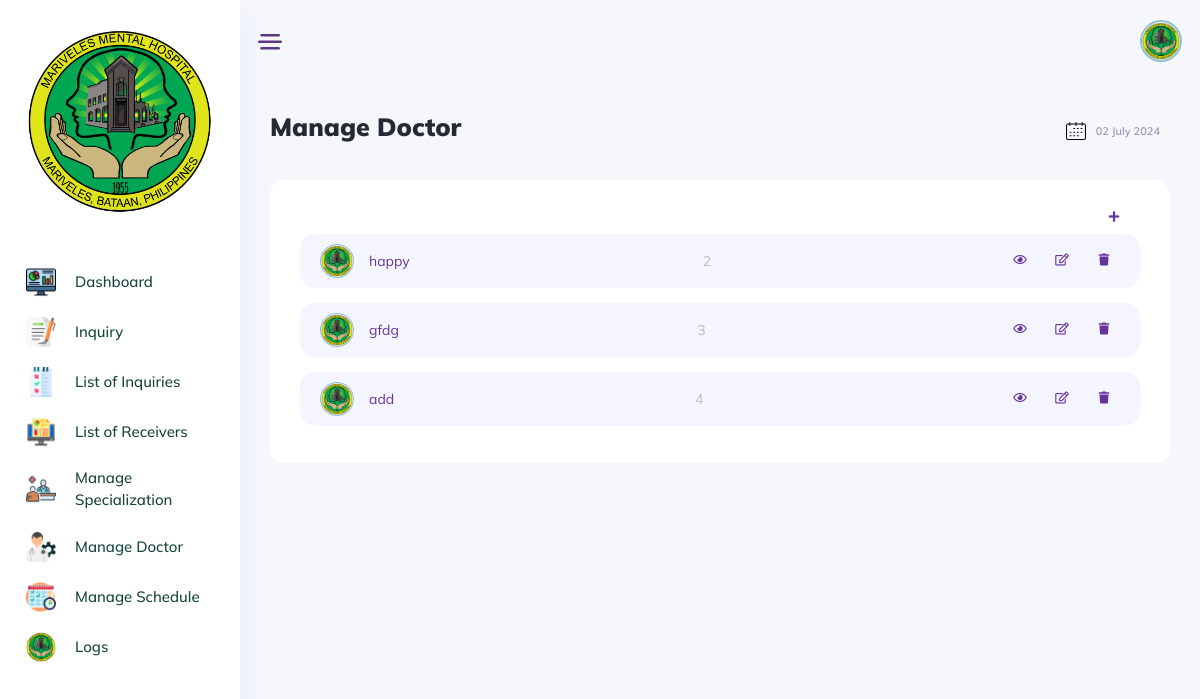
Page /etc/old/list.php (signed in) on the committed database.
### tables this page shows
CREATE TABLE `doctors` (
  `id` int(11) NOT NULL,
  `name` varchar(50) NOT NULL DEFAULT '',
  `specialty` varchar(50) NOT NULL
);

### etc/old/list.php (the view, shortened to what this page needs)
<?php
include "include/config.php";
include "include/header.php";
include "include/sidebar.php";
?>
<head>
    <link href="https://cdn.jsdelivr.net/npm/select2@4.1.0-rc.0/dist/css/select2.min.css" rel="stylesheet" />
</head>
<?php
$sql = "SELECT * FROM doctors";
$result = mysqli_query($db, $sql);
$doctors = mysqli_fetch_all($result, MYSQLI_ASSOC);
?>
<body class="crm_body_bg">
    <section class="main_content dashboard_part large_header_bg">
        <?php include 'include/header-2.php'; ?>
        <div class="main_content_iner overly_inner ">
            <div class="container-fluid p-0 ">
                <div class="row">
                    <div class="col-12">
                        <div class="page_title_box d-flex flex-wrap align-items-center justify-content-between">
                            <div class="page_title_left d-flex align-items-center">
                                <h3 class="f_s_25 f_w_700 dark_text mr_30">Manage Doctor</h3>
                            </div>
                            <div class="page_title_right">
                                <div class="page_date_button d-flex align-items-center">
                                    <img src="vendors/calender_icon.svg" alt="">
                                    <?php echo date('d F Y'); ?>
                                </div>
                            </div>
                        </div>
                    </div>
                </div>
                <div class="white_card card_height_100 mb_30">
                    <div class="white_card_header">
                        <div class="row align-items-center">
                            <div class="col-lg-8">
                                <div class="row justify-content-end">
                                    <div class="col-lg-8 d-flex justify-content-end">
                                        <a class="action_btn mr_10" data-bs-toggle="modal" data-bs-target="#Modaldoctor">
                                            <i class="fas fa-plus"></i>
                                        </a>
                                    </div>
                                </div>
                            </div>
                            <div id="dataTable_wrapper" class="dataTables_wrapper">
                                <?php foreach ($doctors as $row) : ?>
                                    <div class="white_card_body" id="doctorTable">
                                        <div class="single_user_pil d-flex align-items-center justify-content-between">
                                            <div class="user_pils_thumb d-flex align-items-center">
                                                <div class="thumb_34 mr_15 mt-0"><img class="img-fluid radius_50" src="vendors/logo.png" alt=""></div>
                                                <span class="f_s_14 f_w_400 text_color_11"><?= $row['name']; ?></span>
                                            </div>
                                            <div class="user_info text-center">
                                                <?= $row['specialty']; ?>
                                            </div>
                                            <div class="action_btns d-flex">
                                                <a href="#" class="action_btn mr_10"> <i class="far fa-eye"></i> </a>
                                                <a href="#" class="action_btn mr_10"> <i class="far fa-edit"></i> </a>
                                                <a href="#" class="action_btn"> <i class="fas fa-trash"></i> </a>
                                            </div>
                                        </div>
                                    </div>
                                <?php endforeach; ?>
                            </div>
                        </div>
                    </div>
                </div>
            </div>
        </div>
    </section>
    <?php include 'include/footer.php'; ?>

### include/sidebar.php (style rules this page uses)
body { font-family: Mulish, sans-serif !important; }

### etc/old/list.php (style rules this page uses)
.white_card .white_card_body { padding: 0px !important; }

### rows in the picture
doctors: name "happy", specialty "2"
doctors: name "gfdg", specialty "3"
doctors: name "add", specialty "4"
